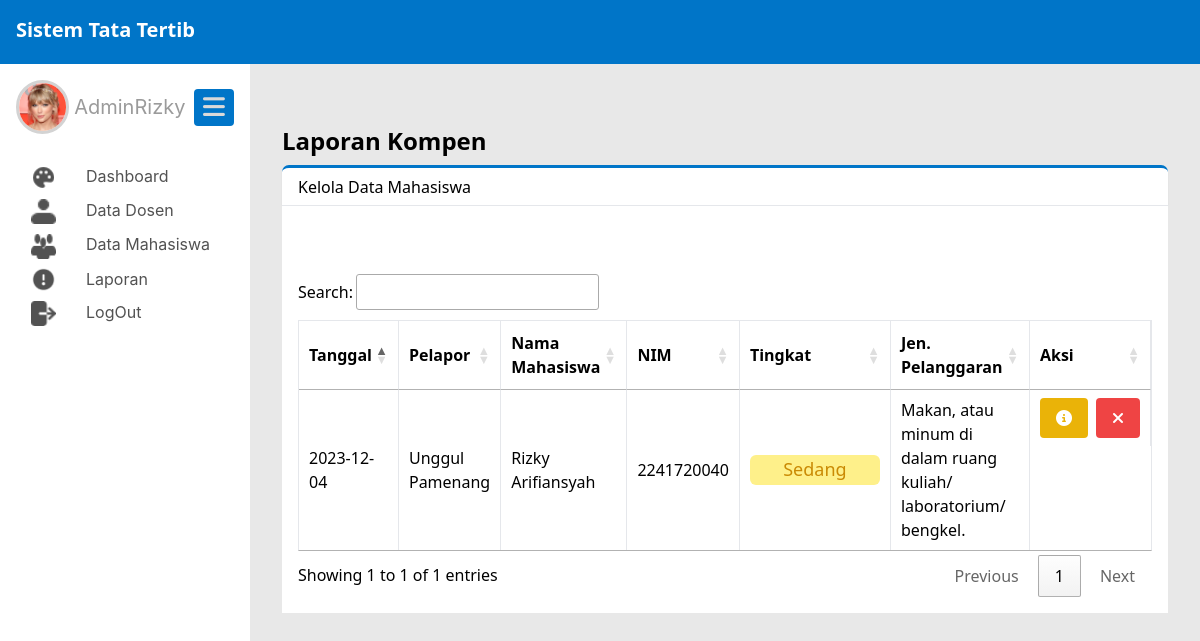
The app's page /public/admin/laporanKompen (signed in) with its own data.
### tables this page shows
CREATE TABLE `pengaduan` (
  `pengaduan_id` int(11) NOT NULL,
  `nip` varchar(20) NOT NULL,
  `nim` varchar(20) NOT NULL,
  `pelanggaran_id` int(11) NOT NULL,
  `bukti_pelanggaran` varchar(200) NOT NULL,
  `tanggal_pengaduan` date NOT NULL,
  `status_pengaduan` enum('valid','tidak valid','proses') NOT NULL,
  `catatan` text NOT NULL
);

CREATE TABLE `dosen` (
  `nip` varchar(20) NOT NULL,
  `nama` varchar(50) NOT NULL,
  `TTL` varchar(50) NOT NULL,
  `jenis_kelamin` enum('L','P') NOT NULL,
  `jabatan` varchar(50) NOT NULL,
  `email` varchar(50) NOT NULL,
  `no_phone` int(11) NOT NULL,
  `alamat` varchar(100) NOT NULL,
  `dosen_img` varchar(150) NOT NULL,
  `user_id` int(11) NOT NULL
);

CREATE TABLE `mahasiswa` (
  `nim` varchar(20) NOT NULL,
  `prodi_id` int(11) NOT NULL,
  `nama` varchar(50) NOT NULL,
  `TTL` varchar(50) NOT NULL,
  `jenis_kelamin` enum('L','P') NOT NULL,
  `alamat` varchar(100) NOT NULL,
  `email` varchar(50) NOT NULL,
  `no_phone` varchar(11) NOT NULL,
  `phone_ortu` varchar(20) NOT NULL,
  `jumlah_pelanggaran` int(11) NOT NULL,
  `mahasiswa_img` varchar(200) NOT NULL,
  `user_id` int(11) NOT NULL
);

CREATE TABLE `pelanggaran` (
  `pelanggaran_id` int(11) NOT NULL,
  `pelanggaran` varchar(200) NOT NULL,
  `tingkat` int(11) NOT NULL,
  `sanksi_pelanggaran` varchar(500) NOT NULL
);

### app/core/Controller.php (called while the page is built, shortened)
<?php
class Controller{
    public function view($view, $data = []){
        require_once '../app/views/' . $view . '.php';
    }
    public function model($model){
        return new $model;
    }
}

### app/controllers/Admin.php (called while the page is built, shortened)
<?php
class Admin extends Controller{
    public function laporanKompen(){
        $data['judul'] = 'Admin Page';
        $data['laporanKompen'] = $this->model('Admin_model')->getLaporanKompen();
        $this->view('admin/laporanKompen', $data);
    }
}

### app/core/App.php (called while the page is built, shortened)
<?php
class App
{
    protected $method = 'index';
    protected $params = [];
    public function __construct()
    {
        $url = $this->parseURL();
        if(file_exists('../app/controllers/' . $url[0] . '.php')){
            unset($url[0]);
        }
        $this->controller = new $this->controller;
        if(isset($url[1])){
            if(method_exists($this->controller, $url[1])){
                $this->method = $url[1];
            }
        }
        call_user_func_array([$this->controller, $this->method], $this->params);
    }
    public function parseURL()
    {
        if (isset($_GET['url'])) {
            $url = rtrim($_GET['url'], '/');
            $url = filter_var($url, FILTER_SANITIZE_URL);
            $url = explode('/', $url);
            return $url;
        }
    }
}

### public/index.php (called while the page is built, shortened)
<?php
$app = new App;

### app/core/Database.php (called while the page is built, shortened)
<?php
class Database
{
    private $host = DB_HOST;
    private $user = DB_USER;
    private $pass = DB_PASS;
    private $db_name = DB_NAME;
    private $dbh;
    private $stmt;
    public function __construct()
    {
        $dsn = 'mysql:host=' . $this->host . ';dbname=' . $this->db_name;
        $option = [
            PDO::ATTR_PERSISTENT => true,
            PDO::ATTR_ERRMODE => PDO::ERRMODE_EXCEPTION
        ];
        try {
            $this->dbh = new PDO($dsn, $this->user, $this->pass, $option);
        } catch (PDOException $e) {
            die($e->getMessage());
        }
    }
    public function query($query)
    {
        $this->stmt = $this->dbh->prepare($query);
    }
    public function execute()
    {
        $this->stmt->execute();
    }
    public function resultSet()
    {
        $this->execute();
        return $this->stmt->fetchAll(PDO::FETCH_ASSOC);
    }
}

### app/models/Admin_model.php (called while the page is built, shortened)
<?php
class Admin_model
{
    private $table1 = 'dosen';
    private $table2 = 'mahasiswa';
    private $table3 = 'pengaduan';
    private $table4 = 'pelanggaran';
    private $table6 = 'riwayat';
    private $db;
    public function __construct()
    {
        $this->db = new Database;
    }
    public function getLaporanKompen()
    {
        $this->db->query('SELECT r.riwayat_id, r.status_kompen, p.pengaduan_id, r.status_kompen, p.tanggal_pengaduan, d.nama as nama_dosen, m.nama, m.nim, pe.tingkat, pe.pelanggaran
        FROM ' . $this->table3 . ' AS p
        JOIN ' . $this->table1 . ' AS d ON p.nip = d.nip
        JOIN ' . $this->table2 . ' AS m ON p.nim = m.nim
        JOIN ' . $this->table4 . ' AS pe ON p.pelanggaran_id = pe.pelanggaran_id
        JOIN '. $this->table6 . ' AS r ON p.pengaduan_id = r.pengaduan_id');
        return $this->db->resultSet();
    }
}

### app/views/admin/laporanKompen.php (the view, shortened to what this page needs)
<div class="flex-1 pl-8 pb-8 pt-6 pr-8 shadow-sm main_content">
  <div id="laporan_pelanggaran">
    <h1 class="text-2xl font-bold mb-2">Laporan Kompen</h1>
    <div class="flex bg-white h-10 items-center shadow-sm subtitle_dashboard">
      <div class="flex-1 ml-4">Kelola Data Mahasiswa</div>
    </div>
    <div class="flex bg-white">
      <div class="flex-1 bg-white p-4">
        <div class="grid grid-cols-1 gap-4 mt-5">
          <div class="container mx-auto mt-8 containerTableDosen overflow-x-auto">
            <table id="tableLaporanKompen" class="min-w-full border ">
              <thead>
                <tr class="border-b">
                  <th class="py-2 px-4 border-r">Tanggal</th>
                  <th class="py-2 px-4 border-r">Pelapor</th>
                  <th class="py-2 px-4 border-r">Nama Mahasiswa</th>
                  <th class="py-2 px-4 border-r">NIM</th>
                  <th class="py-2 px-4 border-r">Tingkat</th>
                  <th class="py-2 px-4 border-r">Jen. Pelanggaran</th>
                  <th class="py-2 px-4 border-r">Aksi</th>
                </tr>
              </thead>
              <?php
              foreach ($data['laporanKompen'] as $row) :
                if ($row['status_kompen'] != 'baru' && ($row['status_kompen'] != 'sedang dikerjakan'))
                {
              ?>
                <tbody>
                  <tr class="border-b">
                    <td class="py-2 px-4 border-r"><?= $row['tanggal_pengaduan']; ?></td>
                    <td class="py-2 px-4 border-r"><?= $row['nama_dosen']; ?></td>
                    <td class="py-2 px-4 border-r">
                      <p class="nama_dosen_table inline"><?= $row['nama']; ?></p>
                    </td>
                    <td class="py-2 px-4 border-r">
                      <p class="nama_dosen_table inline"><?= $row['nim']; ?></p>
                    </td>
                    <td class="py-2 px-4 border-r text-center"><?php
                                                                if ($row['tingkat'] == '1') {
                                                                  echo '<div class="w-[130px] h-[30px] rounded-md bg-red-700 px-1 text-lg font-medium text-white">Sangat Berat</div>';
                                                                } elseif ($row['tingkat'] == '2') {
                                                                  echo '<div class="w-[130px] h-[30px] rounded-md bg-orange-600 px-1 text-lg font-medium text-white">Berat</div>';
                                                                } elseif ($row['tingkat'] == '3') {
                                                                  echo '<div class="w-[130px] h-[30px] rounded-md bg-yellow-500 px-1 text-lg font-medium text-white">Cukup Berat</div>';
                                                                } elseif ($row['tingkat'] == '4') {
                                                                  echo '<div class="w-[130px] h-[30px] rounded-md bg-yellow-200 px-1 text-lg font-medium text-yellow-600">Sedang</div>';
                                                                } elseif ($row['tingkat'] == '5') {
                                                                  echo '<div class="w-[130px] h-[30px] rounded-md bg-green-200 px-1 text-lg font-medium text-green-700">Ringan</div>';
                                                                }
                                                                ?></td>
                    <td class="py-2 px-4 border-r"><?= $row['pelanggaran']; ?></td>
                    <td class="py-2 px-4 border-r flex p-2 gap-2 ">
                    <a href="#" onclick="showModalKompen(<?= $row['riwayat_id']; ?>);" class="bg-yellow-500 hover:bg-yellow-700 sm:right-[-100px] text-white font-bold py-2 px-4 rounded inline"><i class="fas fa-info-circle"></i></a>
                      <?php if ($row['status_kompen'] ==  'selesai') { ?>
                        <button class="bg-green-500 sm:right-[-100px] text-white font-bold py-2 px-4 rounded inline"><i class="fa-solid fa-check"></i></button>
                      <?php } else if ($row['status_kompen'] ==  'ditolak'){?>
                        <button class="bg-red-500 sm:right-[-100px] text-white font-bold py-2 px-4 rounded inline"><i class="fas fa-times"></i>
                        </button>
                      <?php } else if ($row['status_kompen'] == 'proses') { ?>
                        <button class="bg-blue-500 sm:right-[-100px] text-white font-bold py-2 px-4 rounded inline"><i class="fas fa-spinner"></i>
                        </a>
                      <?php } ?>
                    </td>
                  </tr>
                <?php
                }
              endforeach;
                ?>
                </tbody>
            </table>
          </div>
        </div>
      </div>
    </div>
  </div>
</div>

### public/css/style.css (style rules this page uses)
.main_content { margin-left: 250px; margin-top: 64px; }
.main { background: #e8e8e8; }
.subtitle_dashboard { border-top: solid; border-radius: 7px 7px 0px 0px; border-color: #0075c8; }

### records on screen
pengaduan: tanggal_pengaduan "2023-12-04", nip.nama "Unggul Pamenang", nim.nama "Rizky Arifiansyah", nim.nim "2241720040", pelanggaran.pelanggaran "Makan, atau minum di dalam ruang kuliah/ laboratorium/ bengkel."
